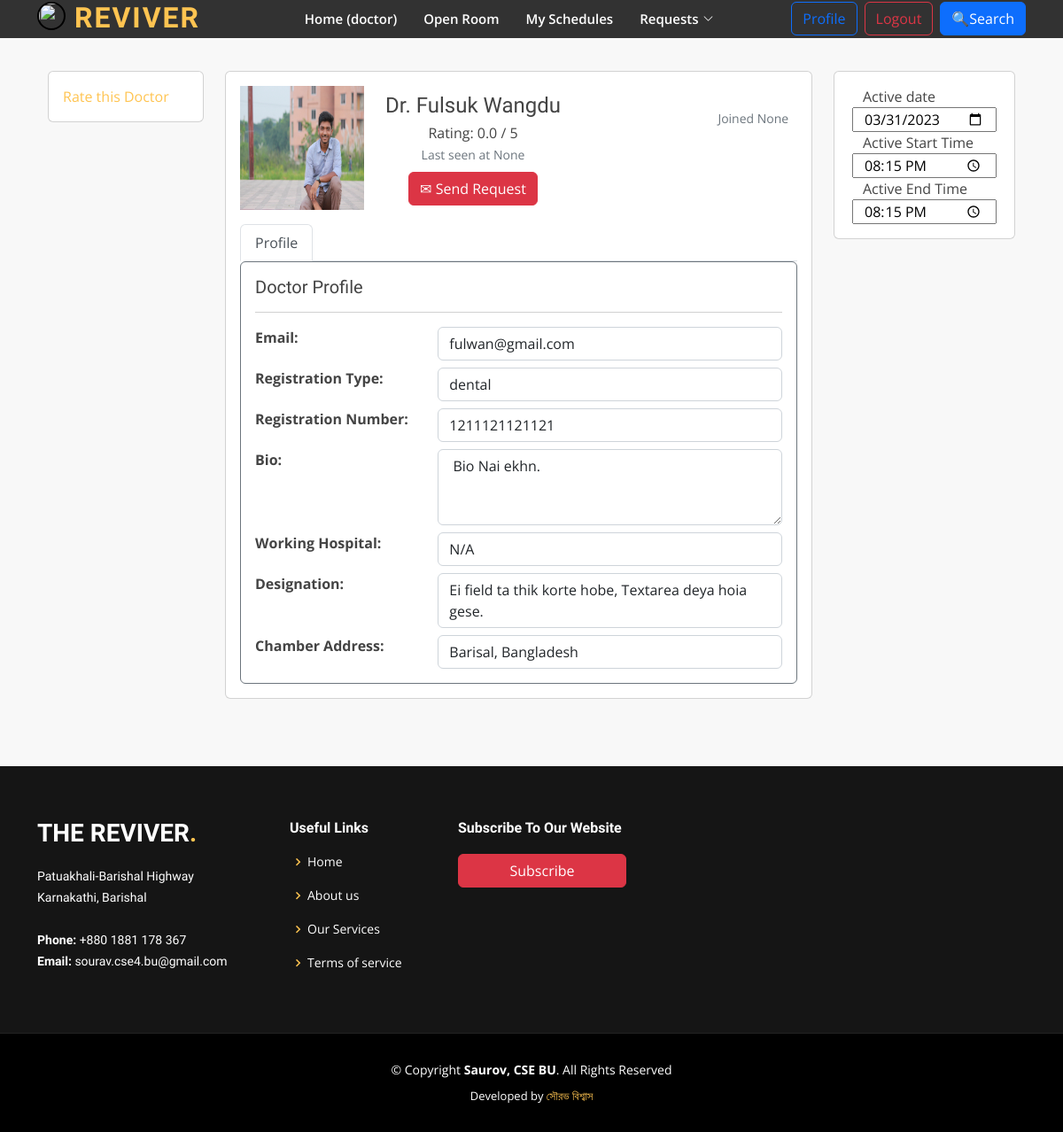
Before: /user/doctor_detail/3/ (signed in) with the older database file.
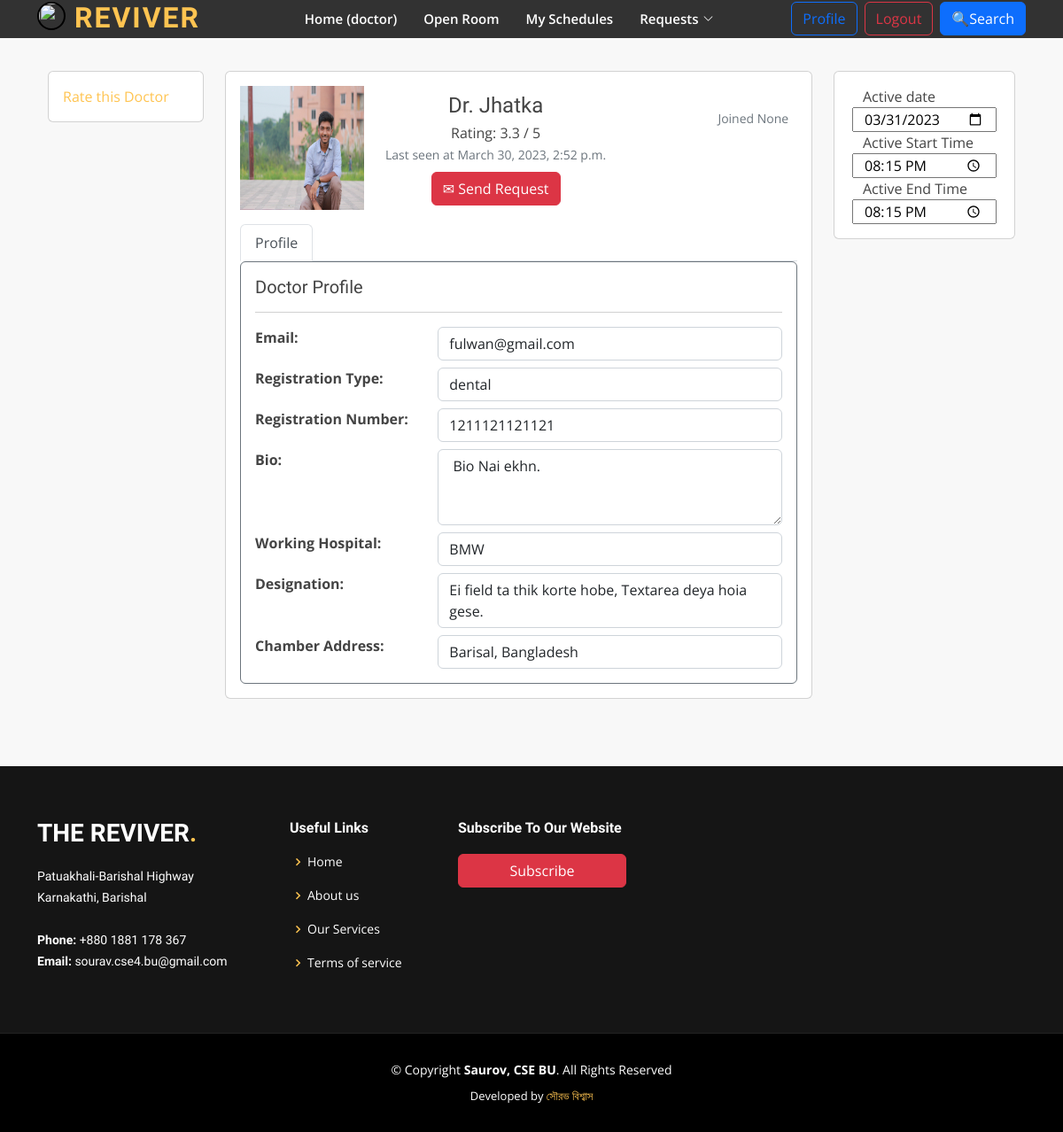
After: the same page with the newer database file.
### doctor/models.py (models this page shows, shortened)
class Doctordata(models.Model):
    gender_choice = (
            ('female', 'Female'),
            ('male', 'Male'),
            ('other', 'Other'),
        )
    regt = (
            ('medical', 'Medical'),
            ('dental', 'Dental'),
        )
    latenight = (
            ('yes', 'Yes'),
            ('no', 'No'),
        )
    user_profile = models.ForeignKey(UserProfile, on_delete=models.CASCADE, related_name='doctor_data', default = None)
    name = models.CharField(max_length = 200, null = True, blank = True)
    doctoremail = models.EmailField(max_length = 200, null = True, blank = True)
    regtype = models.CharField(max_length=30, blank=True, null=True, choices=regt)
    regnum = models.CharField(max_length = 30, unique = True, null = True, blank = True)
    NID = models.CharField(max_length = 20, unique = True, null = True, blank = True)
    image = models.ImageField(upload_to="images/",  blank=True, null = True)
    gender = models.CharField(max_length=30, blank=True, null=True, choices=gender_choice)
    dob  = models.DateField(null = True, blank = True)
    bio = models.TextField(null = True, blank = True)
    degrees = models.CharField(max_length = 200, null = True, blank = True)
    working_hospital = models.CharField(max_length = 200, null = True, blank = True)
    designation = models.CharField(max_length = 200, blank = True, null = True)
    latenightstatus = models.CharField(max_length=30, blank=True, null=True, choices=latenight)
    chamberaddress = models.CharField(max_length = 200, null = True, blank = True)
    oldpassword = models.CharField(max_length=128, null = True, blank = True)
    newpassword = models.CharField(max_length=18, null = True, blank = True)
    confirmpassword = models.CharField(max_length=18, null = True, blank = True)
    active_time_start = models.TimeField(null = True, blank = True)
    active_time_end = models.TimeField(null = True, blank = True)
    active_day = models.DateField(blank = True, null = True)
    visits = models.IntegerField(blank = True, null = True)
    rating = models.FloatField(default=0.0, blank = True, null = True)
    ratingcount = models.IntegerField(default=0, blank = True, null= True)
    def image_tag(self):
        if self.image:
            return mark_safe('<img src="{}" height="70" width="60" />'.format(self.image.url))
    image_tag.short_description = 'Image'

### user/models.py (models this page shows, shortened)
class UserProfile(models.Model):
    user = models.OneToOneField(User, on_delete=models.CASCADE)
    phone_number = PhoneNumberField(unique=True, region='BD')
    otp = models.CharField(max_length=6, null=True, blank=True)
    role = models.CharField(max_length=50)
    otp_verified = models.BooleanField(default= False)
    join_date = models.DateField(blank = True, null = True)
    last_seen = models.DateTimeField(blank=True, null=True)
    is_sub = models.BooleanField(default=False)
    USERNAME_FIELD = 'phone_number'
    objects = UserProfileManager()

### user/views.py (the view, shortened to what this page needs)
# urls.py: path('doctor_detail/<int:doctor_id>/', views.doctor_detail, name='doctor_detail'),
def doctor_detail(request, doctor_id):
    if request.user.is_authenticated != True or request.user == None:
        messages.error(request, 'You need to be logged in for visiting this page')
        return redirect('signin')
    sender_user = request.user
    sender_user_profile = UserProfile.objects.get(user = sender_user)
    if sender_user_profile.role == "Doctor" or sender_user_profile.role == 'doctor':
        messages.error(request, "Doctors can't send requests to doctors.")
        return redirect('userhome')
    if sender_user_profile is not None:
        sender_user_profile.last_seen = timezone.now()
        sender_user_profile.save()
    doctordata = Doctordata.objects.get(id = doctor_id)
    doctor_user_profile = doctordata.user_profile
    context = {}
    context['sender_user_profile'] = sender_user_profile
    context['data'] = doctordata
    context['user_profile'] = doctordata.user_profile
    form = request_form.Emgreqform()
    patientobj = Patient.objects.filter(user_profile = sender_user_profile)
    context['patientobj'] = patientobj
    context['form'] = form
    current_time = timezone.now()
    dhaka = pytz_timezone('Asia/Dhaka')
    current_time_dhaka = current_time.astimezone(dhaka)
    context['time_zone'] = current_time_dhaka
    print (current_time_dhaka.date())
    return render(request, 'signin/viewprofile.html', context)

### request/forms.py
class Emgreqform(forms.ModelForm):
    class Meta:
        model = Emgergency
        exclude = ['user_profile', 'doctor_profile', 'patient_profile', 'reqdatetime']

### templates/signin/viewprofile.html (shortened to what the changed rows need)
{% extends 'user/base.html' %}
{% block addhead %}
<link href="https://maxcdn.bootstrapcdn.com/font-awesome/4.3.0/css/font-awesome.min.css" rel="stylesheet">
{% endblock %}
{% block body %}
<div class="container">
  <div class="row flex-lg-nowrap">
    <div class="col">
      <div class="row">
        <div class="col mb-3">
          <div class="card">
            <div class="card-body">
              <div class="e-profile">
                <div class="row">
                  <div class="col-12 col-sm-auto mb-3">
                    <div class="mx-auto" style="width: 140px;">
                      <div class="d-flex justify-content-center align-items-center rounded"
                        style="height: 140px; background-color: rgb(233, 236, 239);">
                        <span style="color: rgb(166, 168, 170); font: bold 8pt Arial;"><img src="{{ data.image.url }}"
                            width="140px" height="140px"></span>
                      </div>
                    </div>
                  </div>
                  <div class="col d-flex flex-column flex-sm-row justify-content-between mb-3">
                    <div class="text-center text-sm-left mb-2 mb-sm-0">
                      <h4 class="pt-sm-2 pb-1 mb-0 text-nowrap">{{ data.name }}</h4>
                      <p class="mb-0">Rating: {{ data.rating|floatformat:1 }} / 5</p>
                      <div class="text-muted"><small> Last seen at {{ user_profile.last_seen }} </small></div>
                      <div class="mt-2">
                        <button class="btn btn-danger" type="button" data-bs-toggle="modal"
                          data-bs-target="#request-modal">
                        </button>
                      </div>
                    </div>
                    <div class="text-center text-sm-right">
                      <div class="text-muted"><small>Joined {{ user_profile.join_date }}</small></div>
                    </div>
                  </div>
                </div>
                <div class="card border-secondary">
                  <div class="card-body">
                    <div class="row mt-2">
                      <div class="col-md-8"><span id="doc-email" class="form-control">{{ data.doctoremail }}</span>
                      </div>
                    </div>
                    <div class="row mt-2">
                      <div class="col-md-8"><span id="reg-type" class="form-control">{{ data.regtype }}</span></div>
                    </div>
                    <div class="row mt-2">
                      <div class="col-md-8"><span id="reg-num" class="form-control"> {{ data.regnum }}</span></div>
                    </div>
                    <div class="row mt-2">
                      <div class="col-md-8"><textarea id="bio" class="form-control" rows="3"> {{ data.bio }}</textarea>
                      </div>
                    </div>
                    <div class="row mt-2">
                      <div class="col-md-8"><span id="hospital" class="form-control">{{ data.working_hospital }}</span>
                      </div>
                    </div>
                    <div class="row mt-2">
                      <div class="col-md-8"><span id="designation" class="form-control">{{ data.designation }}</span>
                      </div>
                    </div>
                    <div class="row mt-2">
                      <div class="col-md-8"><span id="chamber-address" class="form-control"> {{ data.chamberaddress }}</span></div>
                    </div>
                  </div>
                </div>
              </div>
            </div>
          </div>
        </div>
        <div class="col-12 col-md-3 mb-3">
          <div class="card mb-3">
            <div class="card-body">
              <div class="px-xl-3">
                <div class="row"><input type='date' name='active_day' placeholder="{{ data.active_day }}"
                    value="{{ data.active_day|date:'Y-m-d' }}"></div>
                <div class="row"><input type='time' name='active_time_start' placeholder="{{ data.active_time_start }}"
                    value="{{ data.active_time_start|time:'H:i' }}"></div>
                <div class="row"><input type='time' name='active_time_end' placeholder="{{ data.active_time_end }}"
                    value="{{ data.active_time_end|time:'H:i' }}"></div>
              </div>
            </div>
          </div>
        </div>
      </div>
    </div>
  </div>
  {% endblock %}

Changed rows visible on the page:
changed Doctordata "fulwan@gmail.com": name "Dr. Fulsuk Wangdu" → "Dr. Jhatka"; rating "0.0" → "3.3"; working_hospital "N/A" → "BMW"
changed UserProfile "None": last_seen "None" → "March 30, 2023, 2:52 p.m."
